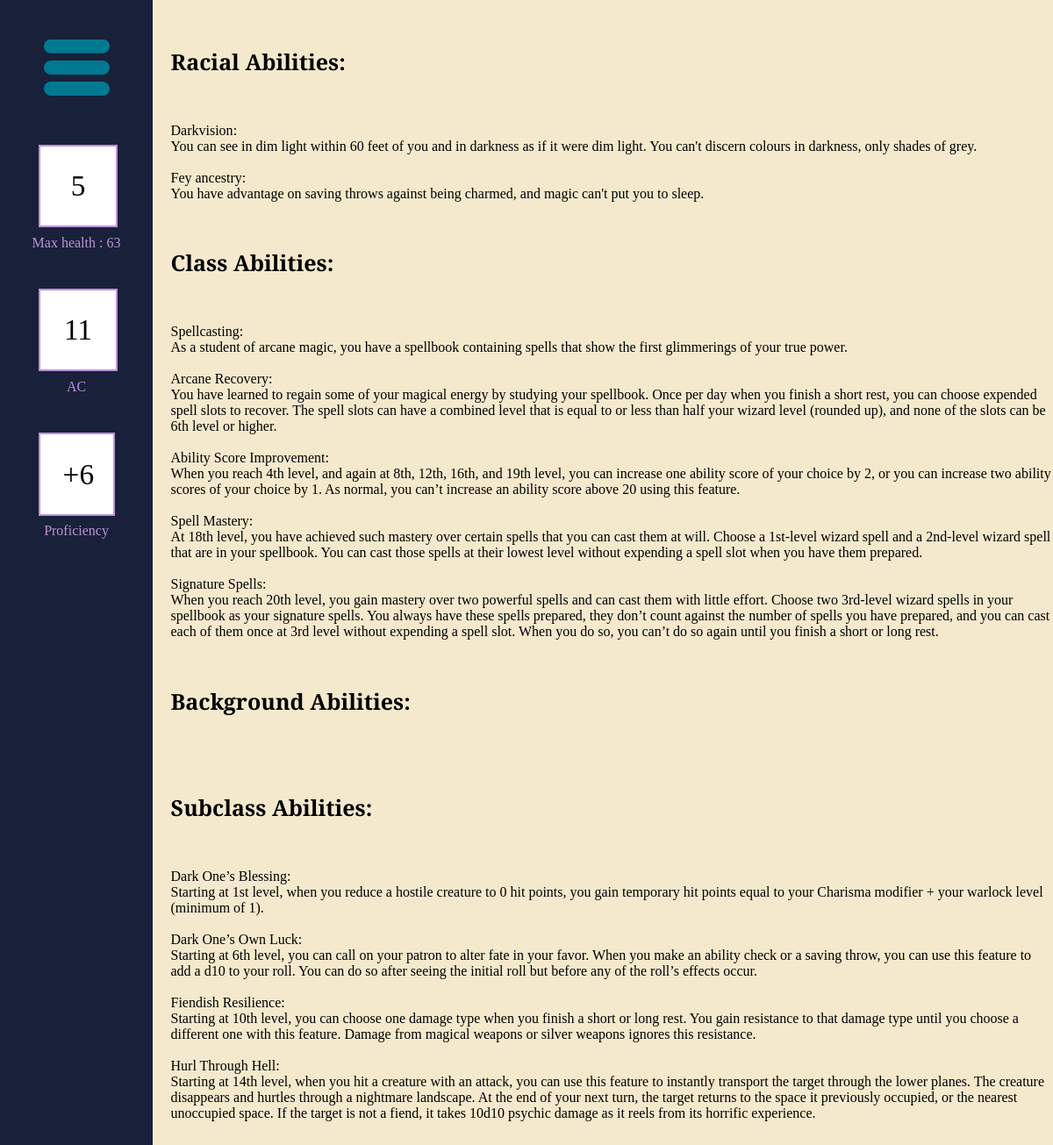
The page /character_abilities/37 (signed in) on the database its author committed.
### tables this page shows
CREATE TABLE Ability (Ability_Id INTEGER PRIMARY KEY AUTOINCREMENT, Name Text, Description Text);

### routes.py (the view, shortened to what this page needs)
@app.route('/character_abilities/<id>')
def character_abilities(id):
    conn = sqlite3.connect(db)
    cur = conn.cursor()
    cur.execute('SELECT * FROM Character WHERE Character_Id = ?', (id,))
    character_data = cur.fetchone()
    if character_data is None:
        abort(404)
    elif  ('user_id' not in session) or character_data[14] != session['user_id']:
        abort(403)
    resetSession()
    feat_names = []
    feat_descriptions = []
    feat_types = ["Race", "Class", "Background", "Subclass"]
    feat_types_parameters = [character_data[2], character_data[3],
                             character_data[5], character_data[13]]
    for i in range(4):
        added = ""
        if i == 1 or i == 3:
            added = f" AND Level <= {character_data[4]}"
        cur.execute(f'''SELECT Name,Description FROM Ability
                     WHERE Ability_Id IN (SELECT Ability_Id
                     FROM Ability{feat_types[i]}
                       WHERE {feat_types[i]}_Id =
                         {feat_types_parameters[i]}{added})''')
        data = cur.fetchall()
        feat_names.append([i[0] for i in data])
        feat_descriptions.append([i[1] for i in data])
    cur.execute('''SELECT Ability_Id,Type FROM AbilityCharacter
                 WHERE Character_Id = ?''', (id,))
    data = cur.fetchall()
    other_values = [id, character_data[6], character_data[12],
                    character_data[7], ((character_data[4]-1)//4)+2,
                    character_data[14], character_data[3]]
    return render_template('CharacterAbility.html', other_values=other_values,
                           names=feat_names, descs=feat_descriptions)

### routes.py (called while the page is built)
def resetSession():
    if 'user_id' in session:
        placeholder = session['user_id']
    else:
        placeholder = None
    session.clear()
    collect()
    if placeholder is not None:
        session['user_id'] = placeholder

### templates/CharacterAbility.html
{% extends 'sheetLayout.html' %}
{% set ability_types = ['Racial','Class','Background','Subclass'] %}
{% block content %}
<div class = "ability_sheet">
    {% for i in range(ability_types|length) %}
        <h1 class = "ability_header">{{ability_types[i]}} Abilities:</h1>
        {% for j in range(names[i]|length) %}
            {{names[i][j]}}:
            {{descs[i][j]}}
        {% endfor %}
    {% endfor %}
</div>
{% endblock %}

### templates/sheetLayout.html (shortened to what this page needs)
<!DOCTYPE html>
<html>
    <head>
        <link rel = 'stylesheet', href = '../static/styles.css'>
    </head>
    <body>
        <div class = 'sheet_container' id="sheet" data-id="{{ other_values[0] }}">
            <div class = 'side_bar'>
                <div>
                    <button class = "dropdown-menu" id="dropdown_button" onclick="toggleDropDown()">
                        <img src = "../static/Menu.png" class = "menu_button">
                    </button>
                </div>
                <div>
                    <input type="number" id="HP" value='{{other_values[2]}}' class="side_input">
                </div>
                Max health : {{other_values[1]}}
                <div>
                    <input type="number" id="AC" value='{{other_values[3]}}' class="side_input">
                </div>
                AC
                <div class = 'side_info'>
                    +{{other_values[4]}}
                </div>
                Proficiency
            </div>
            <div class = 'sheet' data-joe = "Joe">
                {% block content %}{% endblock %}
            </div>
        </div>
    </body>
</html>

### static/styles.css (style rules this page uses)
.side_bar { background-color:#182139; height: 100%; min-width: 100%; overflow: hidden; text-align: center; color: #bd93d8; }
.side_info,.side_input { text-align: center; border: 2px solid #bd93d8; background-color: white; margin:25%; margin-bottom:5%; padding: 15%; font-size: 25pt; color: black; }
.side_input { width: 20%; font-family: "Bree Serif", serif; font-weight: 400; }
.menu_button { width: 100%; }
.dropdown-menu { border: none; cursor: pointer; appearance: none; background-color: inherit; margin:25%; margin-bottom:5%; text-align: center; }
.sheet_container { display: grid; grid-template-columns:14.5% 85.5%; grid-template-rows: 100%; min-height: 100%; font-family: "Bree Serif", serif; font-weight: 400; font-style: normal; }
.sheet { background-color: #f4e9cd; }
body { margin: 0px; height: 70vw; }
.ability_sheet { margin-left: 2%; white-space: pre-line; }
.ability_header { font-size: 25px; }

### rows shown on the page
Ability: Name "Darkvision", Description "You can see in dim light within 60 feet of you and in darkness as if it were dim light. You can't discern colours in darkness, only shades of grey."
Ability: Name "Fey ancestry", Description "You have advantage on saving throws against being charmed, and magic can't put you to sleep."
Ability: Name "Spellcasting", Description "As a student of arcane magic, you have a spellbook containing spells that show the first glimmerings of your true power."
Ability: Name "Arcane Recovery", Description "You have learned to regain some of your magical energy by studying your spellbook. Once per day when you finish a short rest, you can choose expended spell slots to recover. The spell slots can have a combined level that is equal to or less than half your wizard level (rounded up), and none of the slots can be 6th level or higher."
Ability: Name "Ability Score Improvement", Description "When you reach 4th level, and again at 8th, 12th, 16th, and 19th level, you can increase one ability score of your choice by 2, or you can increase two ability scores of your choice by 1. As normal, you can’t increase an ability score above 20 using this feature."
Ability: Name "Spell Mastery", Description "At 18th level, you have achieved such mastery over certain spells that you can cast them at will. Choose a 1st-level wizard spell and a 2nd-level wizard spell that are in your spellbook. You can cast those spells at their lowest level without expending a spell slot when you have them prepared."
Ability: Name "Signature Spells", Description "When you reach 20th level, you gain mastery over two powerful spells and can cast them with little effort. Choose two 3rd-level wizard spells in your spellbook as your signature spells. You always have these spells prepared, they don’t count against the number of spells you have prepared, and you can cast each of them once at 3rd level without expending a spell slot. When you do so, you can’t do so again until you finish a short or long rest."
Ability: Name "Dark One’s Blessing", Description "Starting at 1st level, when you reduce a hostile creature to 0 hit points, you gain temporary hit points equal to your Charisma modifier + your warlock level (minimum of 1)."
Ability: Name "Dark One’s Own Luck", Description "Starting at 6th level, you can call on your patron to alter fate in your favor. When you make an ability check or a saving throw, you can use this feature to add a d10 to your roll. You can do so after seeing the initial roll but before any of the roll’s effects occur."
Ability: Name "Fiendish Resilience", Description "Starting at 10th level, you can choose one damage type when you finish a short or long rest. You gain resistance to that damage type until you choose a different one with this feature. Damage from magical weapons or silver weapons ignores this resistance."
Ability: Name "Hurl Through Hell", Description "Starting at 14th level, when you hit a creature with an attack, you can use this feature to instantly transport the target through the lower planes. The creature disappears and hurtles through a nightmare landscape. At the end of your next turn, the target returns to the space it previously occupied, or the nearest unoccupied space. If the target is not a fiend, it takes 10d10 psychic damage as it reels from its horrific experience."

### other values the page prints
{{ other_values[1] }} "63"
{{ other_values[4] }} "6"
{{ ability_types[i] }} "Racial" "Class" "Background" "Subclass"
